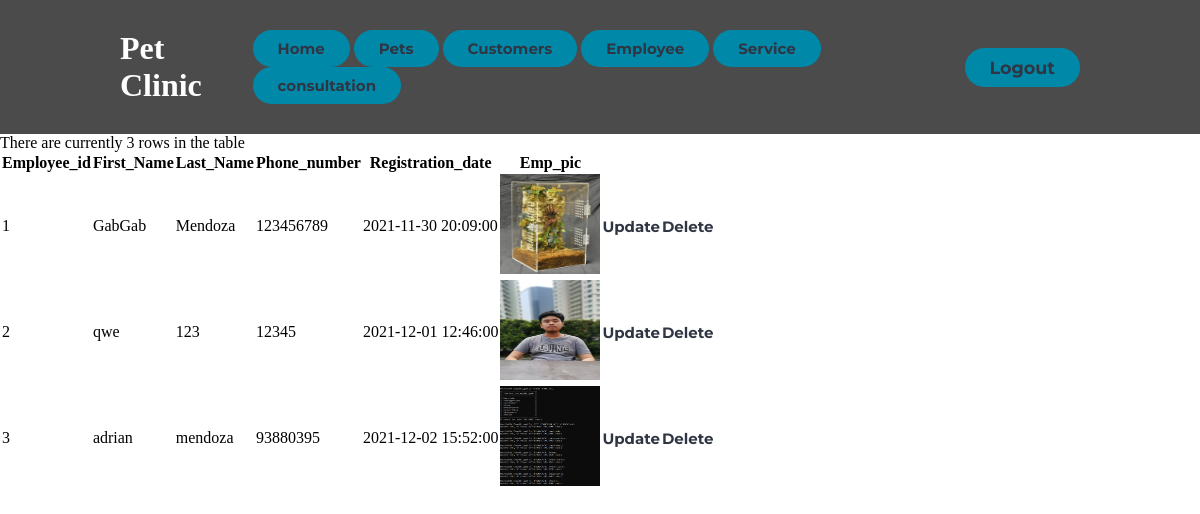
The app's page /employee.php (signed in) with its own data.
### tables this page shows
CREATE TABLE `employee` (
  `Employee_id` int(45) NOT NULL AUTO_INCREMENT,
  `First_name` varchar(45) NOT NULL,
  `Last_name` varchar(45) NOT NULL,
  `Email` varchar(100) NOT NULL,
  `Password` varchar(255) NOT NULL,
  `Phone_number` varchar(45) NOT NULL,
  `Registration_date` datetime DEFAULT NULL,
  `Emp_pic` varchar(100) NOT NULL,
  PRIMARY KEY (`Employee_id`)
);

### employee.php (the view, shortened to what this page needs)
<!DOCTYPE html>
<html lang="en">
<head>
    <link rel="stylesheet" href="./styles/style.css">
</head>
<body style = "background: url(https://wallpapercave.com/wp/B1sODrM.jpg); background-size: 100% ; ">
    <?php
include "includes/config.php";
?>
    <header>
        <div class="logo">
            <h1>Pet Clinic</h1>
        </div>
        <nav>
            <ul>
            <button> <a href = "index.php"><h4>Home</h4></a></button>
                <button> <a href = "pets.php"><h4>Pets</h4></a></button>
                <button><a href = "customer.php"><h4>Customers</h4></a></button>
                <button><a href = "employee.php"><h4>Employee</h4></a></button>
                <button><a href = "service.php"><h4>Service</h4></a></button>
                <button><a href = "consultationz.php"><h4>consultation</h4></a></button>
            </ul>
        </nav>
        <button><?php if ( (isset($_SESSION['Employee_id'])) && (basename($_SERVER['PHP_SELF']) != 'logout.php') ) {
echo '<a href="logout.php"><h3>Logout</h3></a>';
} else {
echo '<a href="login.php"><h3>Login</h3></a>';
}
?></button>
    </header>
<table >
    <thead>
      <tr>
        <th>Employee_id</th>
        <th>First_Name</th>
        <th>Last_Name</th>
        <th>Phone_number</th>
        <th>Registration_date</th>
        <th>Emp_pic</th>
        </tr>
    </thead>
 <tbody>
<?php
if (!isset($_SESSION['Employee_id'])){
    require ('includes/login_functions.inc.php');
 echo "<p>please log in to view employees.</p>";
}
else{
$result = mysqli_query( $conn,"SELECT * FROM employee ORDER BY Employee_id ASC" );
$num_rows = mysqli_num_rows( $result );
echo "There are currently $num_rows rows in the table<P>";
  while ($row = mysqli_fetch_array($result)) {
        echo "<tr>\n";
        echo "<td>".$row['Employee_id']."</td>";
        echo "<td>".$row['First_name']."</td>";
        echo "<td>".$row['Last_name']."</td>";
        echo "<td>".$row['Phone_number']."</td>";
        echo "<td>".$row['Registration_date']."</td>";
        echo "<td><img width = '100px' height = '100px' src =".$row['Emp_pic']."></td>";
        echo "<td align='center'><a href='edit2.php?Employee_id=".$row['Employee_id']."' role='button'> <h4>Update</h4></a></td>";
       echo "<td align='center'><a href='delete2.php?Employee_id=".$row['Employee_id']."' role='button'> <h4>Delete</h4></a></td>";
        echo "</tr>\n";
}
}
 ?>
</tbody>
</table>
</body>
</html>

### styles/style.css (style rules this page uses)
* { box-sizing: border-box; margin: 0; padding: 0; }
li, a, button { font-family: 'Montserrat', sans-serif; font-weight: 500; font-size: 15px; color: #2f3542; text-decoration: none; }
header { display: flex; justify-content: space-between; align-items: center; padding: 30px 10%; background-color: #4b4b4b; }
.logo { cursor: auto; color: white; }
button { padding: 9px 25px; background-color: rgba(0, 136, 169, 1); border: none; border-radius: 50px; cursor: pointer; transition: all 0.3s ease 0s; }

### records on screen
employee: Employee_id "1", First_name "GabGab", Last_name "Mendoza", Phone_number "123456789", Registration_date "2021-11-30 20:09:00", Emp_pic (picture)
employee: Employee_id "2", First_name "qwe", Last_name "123", Phone_number "12345", Registration_date "2021-12-01 12:46:00", Emp_pic (picture)
employee: Employee_id "3", First_name "adrian", Last_name "mendoza", Phone_number "93880395", Registration_date "2021-12-02 15:52:00", Emp_pic (picture)
